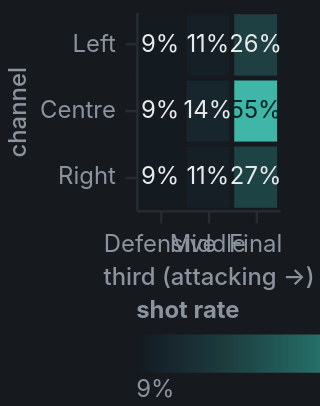

The specification (Vega-Lite) saved for this image:
### Vega-Lite specification from a JSON file in a GitHub repository (floating-point values rounded to 4 significant figures)
{"config": {"background": "#161a1e", "font": "Inter, ui-sans-serif, system-ui, sans-serif", "view": {"stroke": "transparent", "continuousHeight": 200}, "padding": {"left": 2, "top": 4, "right": 2, "bottom": 2}, "title": {"color": "#e8eaec", "fontSize": 12, "fontWeight": 600, "anchor": "start", "subtitleColor": "#8b949e", "subtitleFontSize": 10.5, "offset": 8}, "axis": {"labelColor": "#8b949e", "titleColor": "#8b949e", "labelFontSize": 10, "titleFontSize": 10, "titleFontWeight": 500, "gridColor": "#262c31", "gridOpacity": 0.55, "domainColor": "#262c31", "tickColor": "#262c31", "labelFont": "Inter, ui-sans-serif, system-ui, sans-serif", "titleFont": "Inter, ui-sans-serif, system-ui, sans-serif", "labelPadding": 4}, "legend": {"labelColor": "#8b949e", "titleColor": "#8b949e", "labelFontSize": 10, "titleFontSize": 10, "symbolType": "square", "symbolSize": 70, "labelFont": "Inter, ui-sans-serif, system-ui, sans-serif", "titleFont": "Inter, ui-sans-serif, system-ui, sans-serif", "orient": "bottom", "direction": "horizontal", "columns": 4, "offset": 4}, "range": {"heatmap": ["#131a20", "#1d3b3d", "#256a63", "#3fb6a8"]}}, "layer": [{"mark": {"type": "rect", "stroke": "#161a1e", "strokeWidth": 2}, "encoding": {"color": {"field": "shot_rate", "legend": {"format": "%", "gradientLength": 110}, "scale": {"range": ["#131a20", "#1d3b3d", "#256a63", "#3fb6a8"]}, "title": "shot rate", "type": "quantitative"}, "tooltip": [{"field": "Third", "type": "nominal"}, {"field": "Channel", "type": "nominal"}, {"field": "n", "format": ",", "title": "phases starting here", "type": "quantitative"}, {"field": "shot_rate", "format": ".1%", "title": "ended in a shot", "type": "quantitative"}, {"field": "mean_xg", "format": ".3f", "title": "mean xG", "type": "quantitative"}], "x": {"axis": {"labelAngle": 0}, "field": "Third", "sort": ["Defensive", "Middle", "Final"], "title": "third (attacking →)", "type": "nominal"}, "y": {"field": "Channel", "sort": ["Left", "Centre", "Right"], "title": "channel", "type": "nominal"}}}, {"mark": {"type": "text", "dy": 0, "font": "Inter, ui-sans-serif, system-ui, sans-serif", "fontSize": 10}, "encoding": {"color": {"condition": {"test": "(datum.shot_rate > 0.42)", "value": "#06231f"}, "value": "#e8eaec"}, "text": {"field": "shot_rate", "format": ".0%", "type": "quantitative"}, "x": {"axis": {"labelAngle": 0}, "field": "Third", "sort": ["Defensive", "Middle", "Final"], "type": "nominal"}, "y": {"field": "Channel", "sort": ["Left", "Centre", "Right"], "type": "nominal"}}}], "data": {"name": "data-caba5cccccaacd6c03b9bbf426d01a1f"}, "height": 170, "width": "container", "$schema": "https://vega.github.io/schema/vega-lite/v6.4.1.json", "datasets": {"data-caba5cccccaacd6c03b9bbf426d01a1f": [{"Third": "Middle", "Channel": "Right", "n": 2150, "shot_rate": 0.113, "mean_xg": 0.01051}, {"Third": "Final", "Channel": "Left", "n": 1430, "shot_rate": 0.2622, "mean_xg": 0.02355}, {"Third": "Defensive", "Channel": "Left", "n": 1808, "shot_rate": 0.09403, "mean_xg": 0.009118}, {"Third": "Defensive", "Channel": "Centre", "n": 4149, "shot_rate": 0.08918, "mean_xg": 0.007894}, {"Third": "Final", "Channel": "Centre", "n": 199, "shot_rate": 0.5528, "mean_xg": 0.1393}, {"Third": "Middle", "Channel": "Centre", "n": 1621, "shot_rate": 0.1431, "mean_xg": 0.01442}, {"Third": "Middle", "Channel": "Left", "n": 2176, "shot_rate": 0.1135, "mean_xg": 0.01165}, {"Third": "Defensive", "Channel": "Right", "n": 1770, "shot_rate": 0.09435, "mean_xg": 0.0102}, {"Third": "Final", "Channel": "Right", "n": 1479, "shot_rate": 0.2711, "mean_xg": 0.02491}]}, "autosize": {"type": "fit-x", "contains": "padding", "resize": true}}
